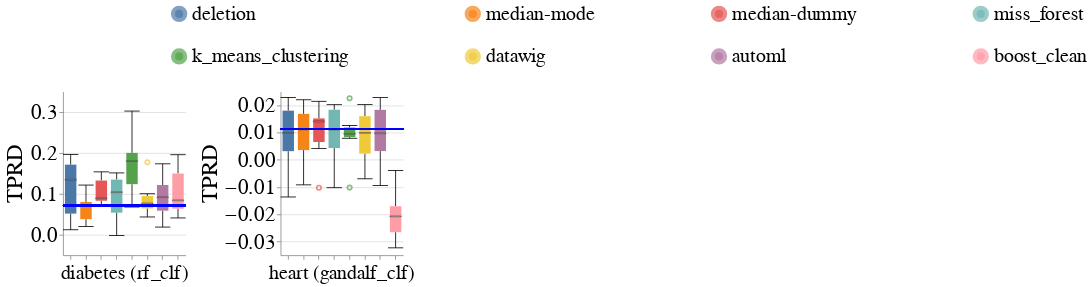

Source (notebook cell):
### Code cell
create_box_plots_for_diff_imputers_and_datasets(train_injection_scenario='mixed_exp',
                                                test_injection_scenario='MCAR1 & MAR1 & MNAR1',
                                                dataset_to_group=DATASETS_SENSITIVE_ATTRS,
                                                metric_name='Equalized_Odds_TPR',
                                                db_client=db_client)
